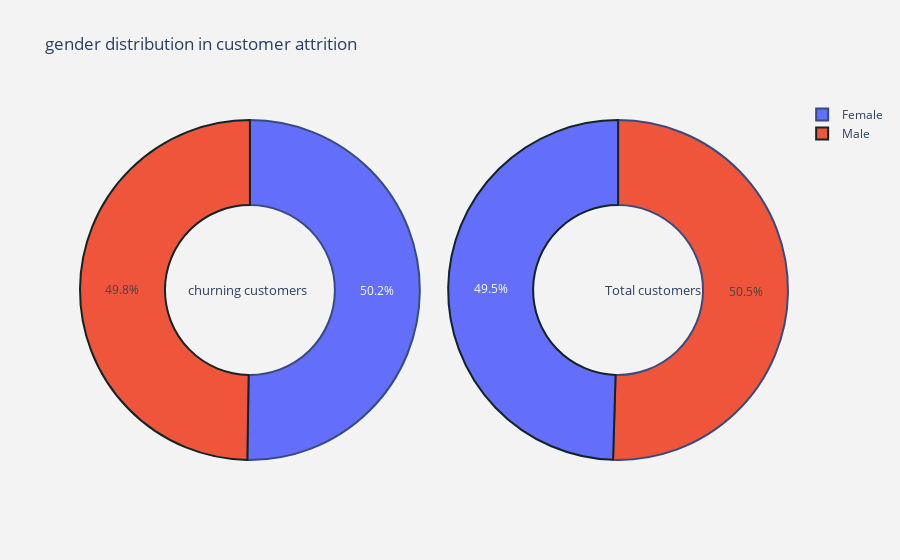
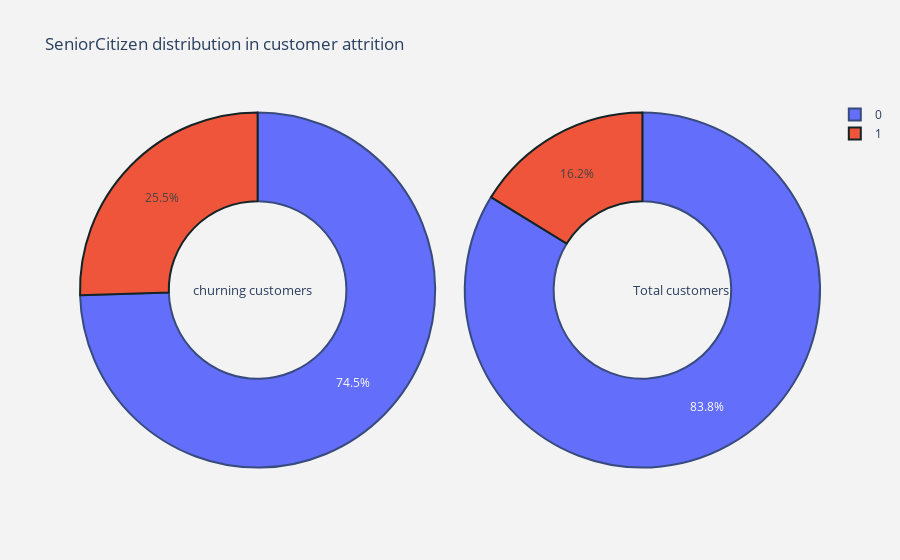
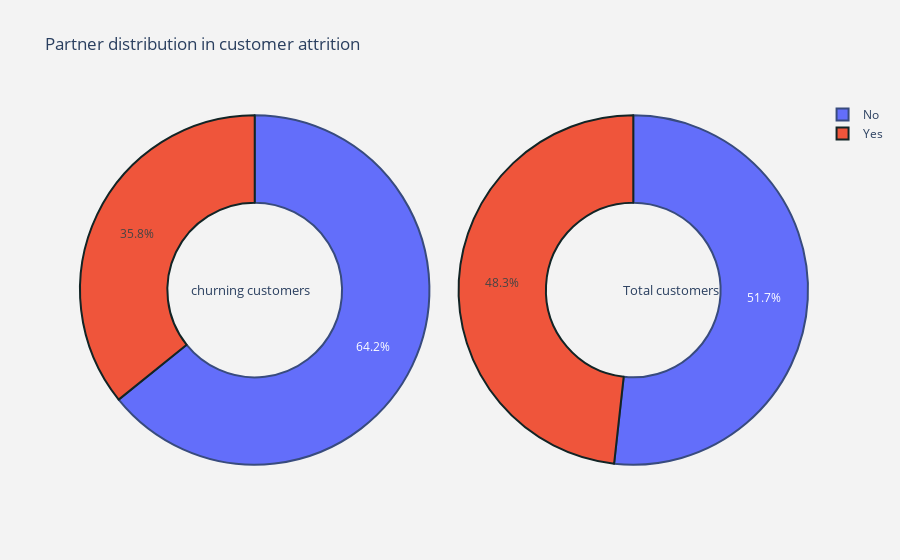
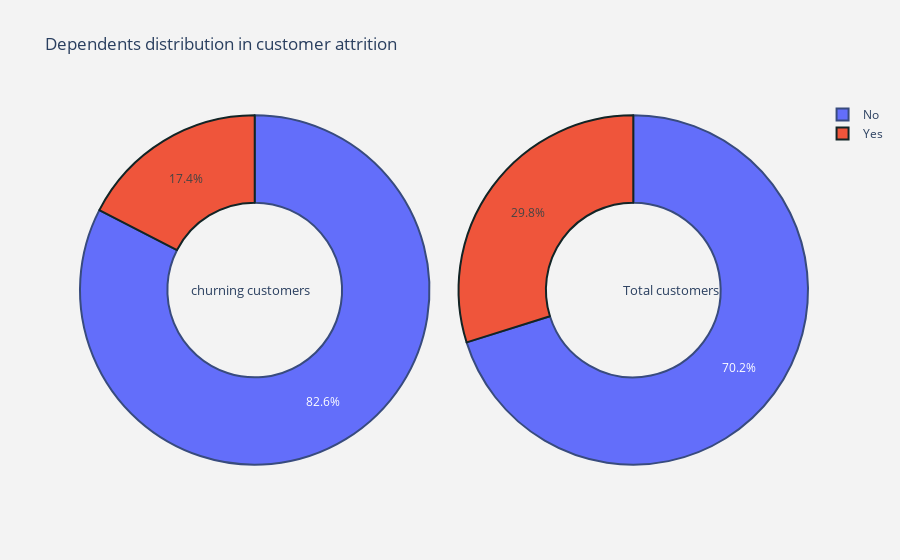

Write notebook code for charts like these, in order.
### Code cell
#Lets see how churn is influenced by each factor
#using interactive pie chart
churning     = tc[tc["Churn"] == 'Yes']
not_churning = tc[tc["Churn"] == 'No' ]
night_colors = ['rgb(56, 75, 126)', 'rgb(18, 36, 37)', 'rgb(34, 53, 101)',
                'rgb(36, 55, 57)', 'rgb(6, 4, 4)']
def plot_pie(column) :
    
    trace1 = go.Pie(values  = churning[column].value_counts().values.tolist(),
                    labels  = churning[column].value_counts().keys().tolist(),
                    hoverinfo = "label+percent+name",
                    domain  = dict(x = [0,.48]),
                    name    = "Churn Customers",
                    marker  = dict(line = dict(width = 2,
                                               color = night_colors)
                                  ),
                    hole    = .5
                   )
    trace2 = go.Pie(values  = tc[column].value_counts().values.tolist(),
                    labels  = tc[column].value_counts().keys().tolist(),
                    hoverinfo = "label+percent+name",
                    marker  = dict(line = dict(width = 2,
                                               color = night_colors)
                                  ),
                    domain  = dict(x = [.52,1]),
                    hole    = .5,
                    name    = "Total cusotmers" 
                   )


    layout = go.Layout(dict(title = column + " distribution in customer attrition ",
                            plot_bgcolor  = 'rgb(6, 4, 4)',
                            paper_bgcolor = "rgb(243,243,243)",
                            annotations = [dict(text = "churning customers",
                                                font = dict(size = 13),
                                                showarrow = False,
                                                x = .15, y = .5),
                                           dict(text = "Total customers",
                                                font = dict(size = 13),
                                                showarrow = False,
                                                x = .88,y = .5
                                               )
                                          ]
                           )
                      )
    data = [trace1, trace2]
    fig  = go.Figure(data = data,layout = layout)
    py.iplot(fig)
    
for i in cat_cols :
    plot_pie(i)

### Figure 1 — Plotly figure (JSON) as saved in the notebook; plotly's stock layout.template omitted (floating-point values rounded to 4 significant figures)
{"data": [{"domain": {"x": [0, 0.48]}, "hole": 0.5, "hoverinfo": "label+percent+name", "labels": ["Female", "Male"], "marker": {"line": {"color": ["rgb(56, 75, 126)", "rgb(18, 36, 37)", "rgb(34, 53, 101)", "rgb(36, 55, 57)", "rgb(6, 4, 4)"], "width": 2}}, "name": "Churn Customers", "type": "pie", "values": [939, 930]}, {"domain": {"x": [0.52, 1]}, "hole": 0.5, "hoverinfo": "label+percent+name", "labels": ["Male", "Female"], "marker": {"line": {"color": ["rgb(56, 75, 126)", "rgb(18, 36, 37)", "rgb(34, 53, 101)", "rgb(36, 55, 57)", "rgb(6, 4, 4)"], "width": 2}}, "name": "Total cusotmers", "type": "pie", "values": [3549, 3483]}], "layout": {"annotations": [{"font": {"size": 13}, "showarrow": false, "text": "churning customers", "x": 0.15, "y": 0.5}, {"font": {"size": 13}, "showarrow": false, "text": "Total customers", "x": 0.88, "y": 0.5}], "paper_bgcolor": "rgb(243,243,243)", "plot_bgcolor": "rgb(6, 4, 4)", "title": {"text": "gender distribution in customer attrition "}}}

### Figure 2 — Plotly figure (JSON) as saved in the notebook; plotly's stock layout.template omitted (floating-point values rounded to 4 significant figures)
{"data": [{"domain": {"x": [0, 0.48]}, "hole": 0.5, "hoverinfo": "label+percent+name", "labels": [0, 1], "marker": {"line": {"color": ["rgb(56, 75, 126)", "rgb(18, 36, 37)", "rgb(34, 53, 101)", "rgb(36, 55, 57)", "rgb(6, 4, 4)"], "width": 2}}, "name": "Churn Customers", "type": "pie", "values": [1393, 476]}, {"domain": {"x": [0.52, 1]}, "hole": 0.5, "hoverinfo": "label+percent+name", "labels": [0, 1], "marker": {"line": {"color": ["rgb(56, 75, 126)", "rgb(18, 36, 37)", "rgb(34, 53, 101)", "rgb(36, 55, 57)", "rgb(6, 4, 4)"], "width": 2}}, "name": "Total cusotmers", "type": "pie", "values": [5890, 1142]}], "layout": {"annotations": [{"font": {"size": 13}, "showarrow": false, "text": "churning customers", "x": 0.15, "y": 0.5}, {"font": {"size": 13}, "showarrow": false, "text": "Total customers", "x": 0.88, "y": 0.5}], "paper_bgcolor": "rgb(243,243,243)", "plot_bgcolor": "rgb(6, 4, 4)", "title": {"text": "SeniorCitizen distribution in customer attrition "}}}

### Figure 3 — Plotly figure (JSON) as saved in the notebook; plotly's stock layout.template omitted (floating-point values rounded to 4 significant figures)
{"data": [{"domain": {"x": [0, 0.48]}, "hole": 0.5, "hoverinfo": "label+percent+name", "labels": ["No", "Yes"], "marker": {"line": {"color": ["rgb(56, 75, 126)", "rgb(18, 36, 37)", "rgb(34, 53, 101)", "rgb(36, 55, 57)", "rgb(6, 4, 4)"], "width": 2}}, "name": "Churn Customers", "type": "pie", "values": [1200, 669]}, {"domain": {"x": [0.52, 1]}, "hole": 0.5, "hoverinfo": "label+percent+name", "labels": ["No", "Yes"], "marker": {"line": {"color": ["rgb(56, 75, 126)", "rgb(18, 36, 37)", "rgb(34, 53, 101)", "rgb(36, 55, 57)", "rgb(6, 4, 4)"], "width": 2}}, "name": "Total cusotmers", "type": "pie", "values": [3639, 3393]}], "layout": {"annotations": [{"font": {"size": 13}, "showarrow": false, "text": "churning customers", "x": 0.15, "y": 0.5}, {"font": {"size": 13}, "showarrow": false, "text": "Total customers", "x": 0.88, "y": 0.5}], "paper_bgcolor": "rgb(243,243,243)", "plot_bgcolor": "rgb(6, 4, 4)", "title": {"text": "Partner distribution in customer attrition "}}}

### Figure 4 — Plotly figure (JSON) as saved in the notebook; plotly's stock layout.template omitted (floating-point values rounded to 4 significant figures)
{"data": [{"domain": {"x": [0, 0.48]}, "hole": 0.5, "hoverinfo": "label+percent+name", "labels": ["No", "Yes"], "marker": {"line": {"color": ["rgb(56, 75, 126)", "rgb(18, 36, 37)", "rgb(34, 53, 101)", "rgb(36, 55, 57)", "rgb(6, 4, 4)"], "width": 2}}, "name": "Churn Customers", "type": "pie", "values": [1543, 326]}, {"domain": {"x": [0.52, 1]}, "hole": 0.5, "hoverinfo": "label+percent+name", "labels": ["No", "Yes"], "marker": {"line": {"color": ["rgb(56, 75, 126)", "rgb(18, 36, 37)", "rgb(34, 53, 101)", "rgb(36, 55, 57)", "rgb(6, 4, 4)"], "width": 2}}, "name": "Total cusotmers", "type": "pie", "values": [4933, 2099]}], "layout": {"annotations": [{"font": {"size": 13}, "showarrow": false, "text": "churning customers", "x": 0.15, "y": 0.5}, {"font": {"size": 13}, "showarrow": false, "text": "Total customers", "x": 0.88, "y": 0.5}], "paper_bgcolor": "rgb(243,243,243)", "plot_bgcolor": "rgb(6, 4, 4)", "title": {"text": "Dependents distribution in customer attrition "}}}
